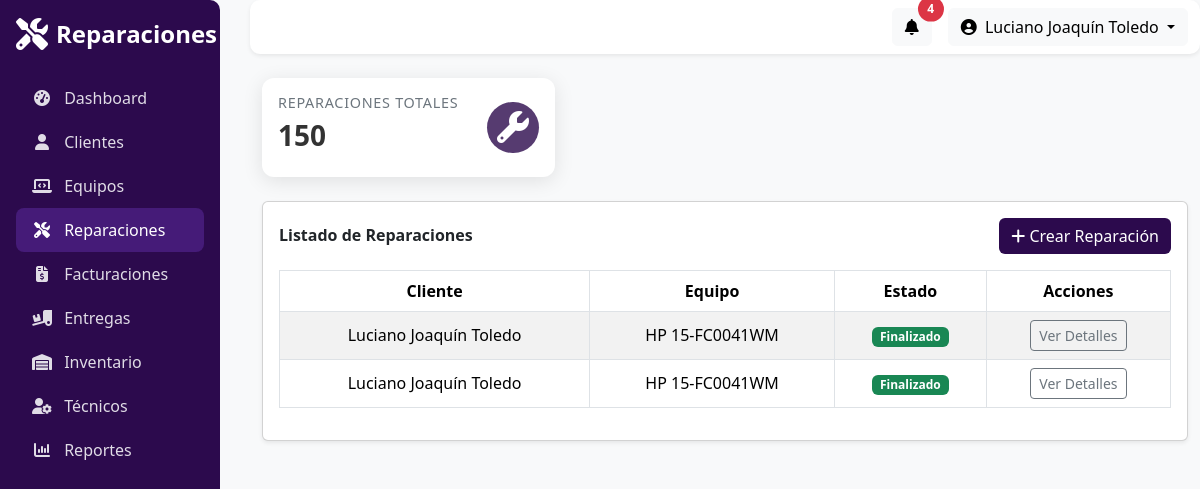
/gestion_reparaciones.php (signed in), run on the app's committed database.
### tables this page shows
CREATE TABLE `ordenes_reparacion` (
  `id` int(11) NOT NULL,
  `cliente_id` int(11) NOT NULL,
  `equipo_id` int(11) NOT NULL,
  `tecnico_id` int(11) NOT NULL,
  `descripcion` text NOT NULL,
  `estado_reparacion` enum('pendiente','en_reparacion','finalizado') NOT NULL DEFAULT 'pendiente',
  `fecha_ingreso` date NOT NULL,
  `fecha_finalizacion` date DEFAULT NULL,
  `total_servicios` decimal(10,2) NOT NULL DEFAULT 0.00,
  `total_repuestos` decimal(10,2) NOT NULL DEFAULT 0.00,
  `precio_total` decimal(10,2) NOT NULL DEFAULT 0.00,
  `creado_en` timestamp NOT NULL DEFAULT current_timestamp()
);

CREATE TABLE `clientes` (
  `id` int(11) NOT NULL,
  `nombre` varchar(255) NOT NULL,
  `telefono` varchar(20) NOT NULL,
  `email` varchar(255) NOT NULL,
  `direccion` varchar(255) DEFAULT NULL,
  `dni` varchar(20) DEFAULT NULL,
  `tipo_cliente` enum('Cliente','Empresa') NOT NULL,
  `notas` text DEFAULT NULL,
  `fecha_creacion` timestamp NOT NULL DEFAULT current_timestamp()
);

CREATE TABLE `equipos` (
  `id` int(11) NOT NULL,
  `cliente_id` int(11) NOT NULL,
  `tipo` enum('pc','laptop','telefono','consola') NOT NULL,
  `marca` varchar(100) DEFAULT NULL,
  `modelo` varchar(100) DEFAULT NULL,
  `numero_serie` varchar(100) DEFAULT NULL,
  `fecha_ingreso` date NOT NULL,
  `observaciones` text DEFAULT NULL,
  `fecha_registro` timestamp NOT NULL DEFAULT current_timestamp()
);

### gestion_reparaciones.php (the view, shortened to what this page needs)
<!DOCTYPE html>
<html lang="es">
<head>
    <link href="https://cdn.jsdelivr.net/npm/bootstrap@5.3.3/dist/css/bootstrap.min.css" rel="stylesheet">
    <link href="https://cdnjs.cloudflare.com/ajax/libs/font-awesome/6.5.0/css/all.min.css" rel="stylesheet">
    <link rel="stylesheet" href="css/estilos.css">
</head>
<body>
    <div class="d-flex" id="layout-wrapper">
        <aside id="sidebar" class="sidebar d-flex flex-column p-3">
            <a href="#" class="sidebar-brand mb-4 text-decoration-none d-flex align-items-center">
                <i class="fa-solid fa-screwdriver-wrench fa-2x me-2"></i>
                <span class="fs-4 fw-bold text-white">Reparaciones</span>
            </a>
             <ul class="nav nav-pills flex-column mb-auto">
                <li class="nav-item">
                    <a href="dashboard.php" class="nav-link">
                        <i class="fa-solid fa-gauge-high me-2"></i>
                        Dashboard
                    </a>
                </li>
                <li class="nav-item">
                    <a href="./gestion_clientes.php" class="nav-link">
                        <i class="fa-solid fa-user me-2"></i>
                        Clientes
                    </a>
                </li>
                <li class="nav-item">
                    <a href="./gestion_equipos.php" class="nav-link">
                        <i class="fa-solid fa-laptop-code me-2"></i>
                        Equipos
                    </a>
                </li>
                <li class="nav-item">
                    <a href="./gestion_reparaciones.php" class="nav-link active">
                        <i class="fa-solid fa-screwdriver-wrench me-2"></i>
                        Reparaciones
                    </a>
                </li>
                <li class="nav-item">
                    <a href="./gestion_facturacion.php" class="nav-link">
                        <i class="fa-solid fa-file-invoice-dollar me-2"></i>
                        Facturaciones
                    </a>
                </li>
                <li class="nav-item">
                    <a href="./gestion_entrega.php" class="nav-link">
                        <i class="fa-solid fa-truck-ramp-box me-2"></i>
                        Entregas
                    </a>
                </li>
                <li class="nav-item">
                    <a href="./gestion_respuestos.php" class="nav-link">
                        <i class="fa-solid fa-warehouse me-2"></i>
                        Inventario
                    </a>
                </li>
                <li class="nav-item">
                    <a href="./gestion_tecnicos.php" class="nav-link">
                        <i class="fa-solid fa-user-gear me-2"></i>
                        Técnicos
                    </a>
                </li>
                <li class="nav-item">
                    <a href="./gestion_reportes.php" class="nav-link">
                        <i class="fa-solid fa-chart-column me-2"></i>
                        Reportes
                    </a>
                </li>
            </ul>
        </aside>
        <div class="flex-grow-1" style="margin-left: 250px;">
            <nav class="navbar navbar-expand-lg navbar-light bg-white shadow-sm sticky-top">
                <div class="container-fluid">
                    <div class="ms-auto d-flex align-items-center">
                        <button class="btn btn-light position-relative me-3">
                            <i class="fa-solid fa-bell"></i>
                            <span
                                class="position-absolute top-0 start-100 translate-middle badge rounded-pill bg-danger">4</span>
                        </button>
                         <div class="dropdown">
                            <a class="btn btn-light dropdown-toggle" href="#" id="userMenu" data-bs-toggle="dropdown">
                                <i class="fa-solid fa-circle-user me-1"></i>
                                <?= isset($_SESSION['usuario_nombre']) ? htmlspecialchars($_SESSION['usuario_nombre']) : 'Invitado'; ?>
                            </a>
                        </div>
                    </div>
                </div>
            </nav>
            <main class="container-fluid py-4">
                <div class="row g-4">
                    <div class="col-12 col-md-6 col-lg-4">
                        <div class="card stat-card h-100">
                            <div class="card-body d-flex justify-content-between align-items-center">
                                <div>
                                    <h6 class="stat-title">Reparaciones Totales</h6>
                                    <h3 class="stat-number">150</h3>
                                </div>
                                <div class="stat-icon bg-violet-light text-white rounded-circle">
                                    <i class="fa-solid fa-wrench fa-2x"></i>
                                </div>
                            </div>
                        </div>
                    </div>
                    <?php
                    require_once('includes/config.php');
                    $sqlReparaciones = "SELECT r.id, c.nombre AS cliente, e.marca, e.modelo, r.estado_reparacion
                    FROM ordenes_reparacion r
                    JOIN clientes c ON r.cliente_id = c.id
                    JOIN equipos e ON r.equipo_id = e.id
                    ORDER BY r.fecha_ingreso DESC";
                    $resultReparaciones = $conn->query($sqlReparaciones);
                    ?>
                    <div class="col-12">
                        <div class="card shadow-sm">
                            <div class="card-body">
                                <div class="d-flex justify-content-between align-items-center mb-3">
                                    <h6 class="fw-semibold mb-0">Listado de Reparaciones</h6>
                                    <button class="btn btn-violet" data-bs-toggle="modal"
                                        data-bs-target="#modalRegistrarReparacion">
                                        <i class="fa-solid fa-plus"></i> Crear Reparación
                                    </button>
                                </div>
                                <div class="table-responsive">
                                    <table class="table table-bordered table-striped align-middle text-center"
                                        id="tabla-reparaciones">
                                        <thead class="table-violet text-white">
                                            <tr>
                                                <th>Cliente</th>
                                                <th>Equipo</th>
                                                <th>Estado</th>
                                                <th>Acciones</th>
                                            </tr>
                                        </thead>
                                        <tbody>
                                        <tbody>
                                            <?php
                                            if ($resultReparaciones->num_rows > 0) {
                                                while ($reparacion = $resultReparaciones->fetch_assoc()) {
                                                    $estado = $reparacion['estado_reparacion'];
                                                    echo "<tr>
                <td>{$reparacion['cliente']}</td>
                <td>{$reparacion['marca']} {$reparacion['modelo']}</td>
                <td><span class='badge bg-" .
                                                        ($estado === 'pendiente' ? 'secondary' :
                                                            ($estado === 'en_reparacion' ? 'warning' : 'success')
                                                        ) . "'>" . ucfirst($estado) . "</span></td>
                <td>";
                                                    if ($estado === 'pendiente') {
                                                        $btnTexto = 'Iniciar Reparación';
                                                        $btnClase = 'btn-warning';
                                                        echo "<button
                    type='button'
                    class='btn {$btnClase} btn-sm'
                    data-bs-toggle='modal'
                    data-bs-target='#modalServicios'
                    onclick='abrirModalServicios(" . intval($reparacion['id']) . ")'>
                    {$btnTexto}
                  </button>";
                                                    } else {
                                                        echo "<button
                    class='btn btn-outline-secondary btn-sm'
                    data-bs-toggle='modal'
                    data-bs-target='#modalVerReparacion'
                    data-id='" . intval($reparacion['id']) . "'>
                    Ver Detalles
                  </button>";
                                                    }
                                                    echo "</td>
             </tr>";
                                                }
                                            } else {
                                                echo "<tr><td colspan='4'>No hay reparaciones registradas.</td></tr>";
                                            }
                                            ?>
                                        </tbody>
                                    </table>
                                </div>
                            </div>
                        </div>
                    </div>
                </div>
            </main>
</body>
</html>

### css/estilos.css (style rules this page uses)
:root { --violet-primary: #2c0a4d; --violet-hover: #381362; --violet-active: #451b78; --link-color: #e0dce6; }
.sidebar { background-color: var(--violet-primary); width: 220px; min-height: 100vh; position: fixed; top: 0; left: 0; border-radius: 0 10px 10px 0; transition: background-color 0.3s ease; overflow: hidden; }
.sidebar-brand i { color: #fff; }
.sidebar-brand span { color: #fff; }
.sidebar .nav-link { color: var(--link-color); padding: 10px 16px; border-radius: 8px; font-weight: 500; transition: background-color 0.3s ease, color 0.3s ease; }
.sidebar .nav-link i { width: 20px; text-align: center; }
.sidebar .nav-link.active { background-color: var(--violet-active); color: #fff; }
body { font-family: 'Segoe UI', sans-serif; background-color: #f8f9fa; }
.navbar { border-radius: 10px; box-shadow: 0px 4px 10px rgba(0,0,0,0.1); }
.btn-light { transition: background-color 0.3s ease, color 0.3s ease; }
.position-relative .badge { font-size: 0.75rem; padding: 0.4rem 0.6rem; }
.stat-card { border: none; border-radius: 12px; box-shadow: 0 4px 20px rgba(0,0,0,0.1); transition: transform 0.2s ease, box-shadow 0.2s ease; }
.stat-title { font-size: 0.9rem; color: #6c757d; text-transform: uppercase; letter-spacing: .05em; }
.stat-number { font-size: 1.75rem; font-weight: 700; color: #333; }
.stat-icon { width: 3.2rem; height: 3.2rem; display: flex; align-items: center; justify-content: center; }
.bg-violet-light { background-color: #2c0a4d !important; }
:root { --violet-light: rgba(44, 10, 77, 0.8); --violet-dark: #2c0a4d; }
.bg-violet-light { background-color: var(--violet-light) !important; }
.btn-violet { background-color: var(--violet-dark); color: white; border: none; transition: 0.3s ease; }
.stat-card { border-radius: 12px; box-shadow: 0 4px 20px rgba(0, 0, 0, 0.1); border: none; transition: all 0.3s ease; }
.stat-title { font-size: 0.9rem; text-transform: uppercase; color: #6c757d; letter-spacing: 0.05em; }
.btn-violet { background-color: #2c0a4d; color: white; font-weight: 500; transition: 0.3s ease; }
.table-violet { background-color: #2c0a4d; }
.table-violet { background-color: var(--violet-dark); }
.btn-violet { background-color: var(--violet-dark); color: white; transition: background-color 0.3s ease; }

### data on the page
ordenes_reparacion: cliente.nombre "Luciano Joaquín Toledo", equipo.marca "HP", equipo.modelo "15-FC0041WM", estado_reparacion "Finalizado"
ordenes_reparacion: cliente.nombre "Luciano Joaquín Toledo", equipo.marca "HP", equipo.modelo "15-FC0041WM", estado_reparacion "Finalizado"

### other printed values
$_SESSION['usuario_nombre'] "Luciano Joaquín Toledo"
